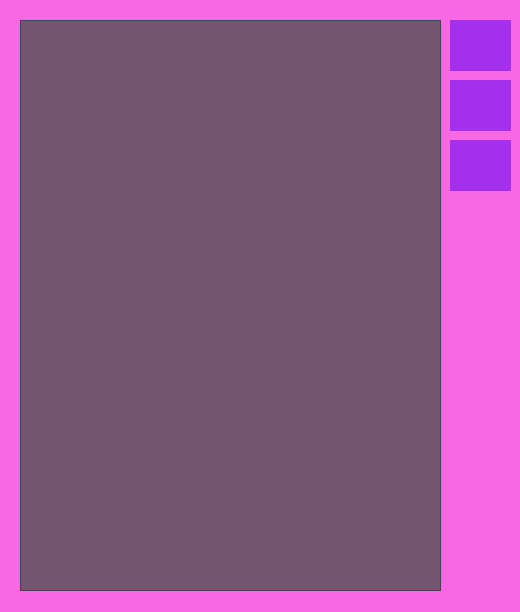
<?xml version="1.0" encoding="UTF-8"?>
<ui version="4.0">
 <class>Form</class>
 <widget class="QWidget" name="Form">
  <property name="geometry">
   <rect>
    <x>0</x>
    <y>0</y>
    <width>520</width>
    <height>612</height>
   </rect>
  </property>
  <property name="windowTitle">
   <string>Form</string>
  </property>
  <property name="styleSheet">
   <string notr="true">background: rgb(248,104,226);</string>
  </property>
  <widget class="QListWidget" name="listWidget">
   <property name="geometry">
    <rect>
     <x>20</x>
     <y>20</y>
     <width>421</width>
     <height>571</height>
    </rect>
   </property>
   <property name="font">
    <font>
     <pointsize>16</pointsize>
    </font>
   </property>
   <property name="styleSheet">
    <string notr="true">background-color:rgba(80,80,80,200);
color:#fff;</string>
   </property>
  </widget>
  <widget class="QPushButton" name="pushButton_up">
   <property name="geometry">
    <rect>
     <x>450</x>
     <y>20</y>
     <width>61</width>
     <height>51</height>
    </rect>
   </property>
   <property name="styleSheet">
    <string notr="true">QPushButton{
background: rgb(164,48,237);
border: solid 1px #72bdf4;
color: #fff;
}
QPushButton:hover{   
background: rgb(193,121,255);
border: solid 1px #72bdf4;
color: #fff;}
QPushButton:pressed{
background: rgb(112,3,181);
border: solid 1px #72bdf4;
}</string>
   </property>
   <property name="text">
    <string/>
   </property>
   <property name="icon">
    <iconset>
     <normaloff>img/up.png</normaloff>img/up.png</iconset>
   </property>
  </widget>
  <widget class="QPushButton" name="pushButton_down">
   <property name="geometry">
    <rect>
     <x>450</x>
     <y>80</y>
     <width>61</width>
     <height>51</height>
    </rect>
   </property>
   <property name="styleSheet">
    <string notr="true">QPushButton{
background: rgb(164,48,237);
border: solid 1px #72bdf4;
color: #fff;
}
QPushButton:hover{   
background: rgb(193,121,255);
border: solid 1px #72bdf4;
color: #fff;}
QPushButton:pressed{
background: rgb(112,3,181);
border: solid 1px #72bdf4;
}</string>
   </property>
   <property name="text">
    <string/>
   </property>
   <property name="icon">
    <iconset>
     <normaloff>img/down.png</normaloff>img/down.png</iconset>
   </property>
  </widget>
  <widget class="QPushButton" name="pushButton_del">
   <property name="geometry">
    <rect>
     <x>450</x>
     <y>140</y>
     <width>61</width>
     <height>51</height>
    </rect>
   </property>
   <property name="styleSheet">
    <string notr="true">QPushButton{
background: rgb(164,48,237);
border: solid 1px #72bdf4;
color: #fff;
}
QPushButton:hover{   
background: rgb(193,121,255);
border: solid 1px #72bdf4;
color: #fff;}
QPushButton:pressed{
background: rgb(112,3,181);
border: solid 1px #72bdf4;
}</string>
   </property>
   <property name="text">
    <string/>
   </property>
   <property name="icon">
    <iconset>
     <normaloff>img/delete.png</normaloff>img/delete.png</iconset>
   </property>
  </widget>
 </widget>
 <resources/>
 <connections/>
</ui>
